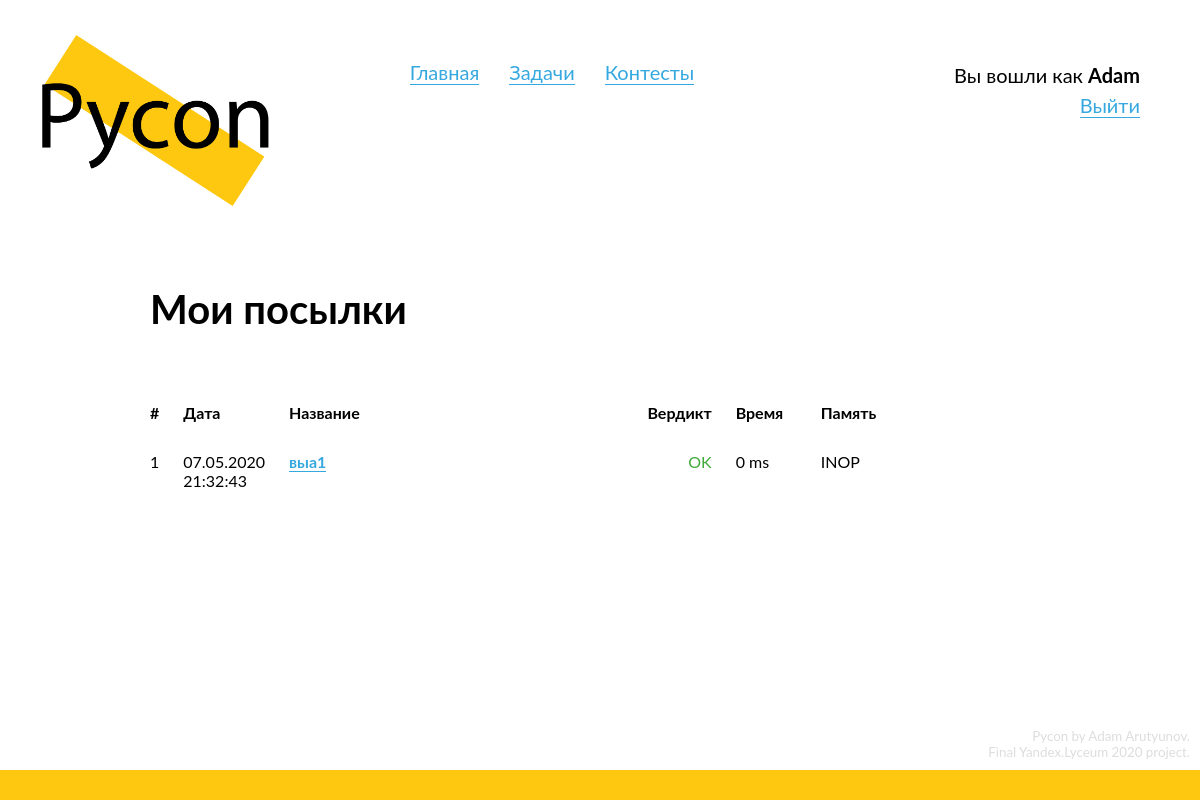
Before: /submissions (signed in) with the older database file.
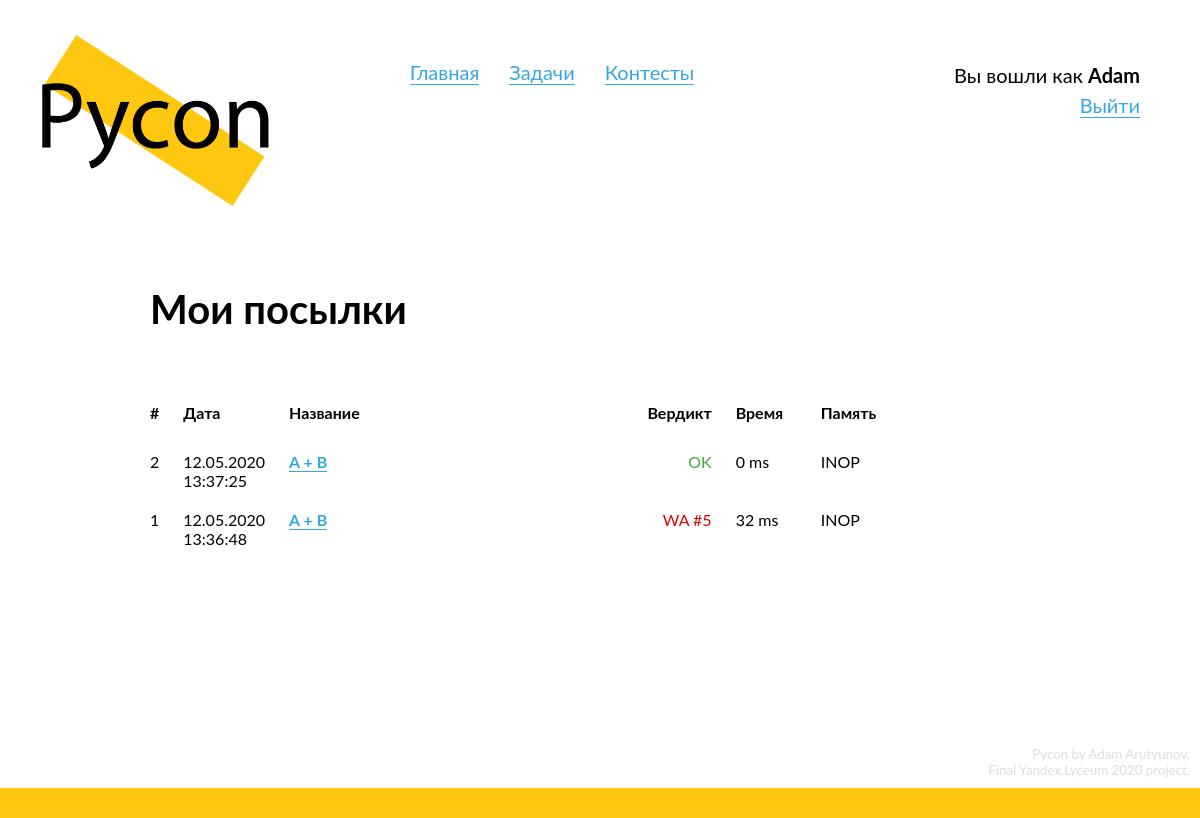
After: the same page with the newer database file.
### data/models/submission.py (models this page shows, shortened)
class Submission(SqlAlchemyBase, SerializerMixin):
    __tablename__ = 'submissions'
    id = Column(Integer, primary_key=True, autoincrement=True)
    submitter_id = Column(Integer, ForeignKey("users.id"))
    submitter = orm.relation("User")
    problem_id = Column(Integer, ForeignKey('problems.id'))
    problem = orm.relation("Problem")
    data = Column(String, nullable=False)
    submit_timestamp = Column(DateTime, default=datetime.datetime.now, nullable=False)
    verdict = Column(String, nullable=True)
    test = Column(Integer, ForeignKey("tests.number"), nullable=True)
    time = Column(Integer, nullable=True)  # Warning, time in ms!
    memory = Column(Integer, nullable=True)  # Warning, memory in KB!

### data/models/problem.py (models this page shows, shortened)
class Problem(SqlAlchemyBase, SerializerMixin):
    __tablename__ = 'problems'
    id = Column(Integer, primary_key=True, autoincrement=True)
    name = Column(String, nullable=True)
    situation = Column(String, nullable=False)
    input_data = Column(String, nullable=True)
    output_data = Column(String, nullable=True)
    tests = orm.relation("Test", back_populates='problem')
    time_limit = Column(Integer, nullable=True)
    memory_limit = Column(Integer, nullable=True)

### Pycon.py (the view)
@app.route('/submissions')
@login_required
def submissions():
    session = db_session.create_session()
    submissions = session.query(Submission).filter(Submission.submitter == current_user)\
                  .order_by(Submission.id.desc()).all()
    return render_template('submissions.html', title="Посылки",
                           submissions=submissions)

### Pycon.py (called while the page is built)
@login_manager.user_loader
def load_user(user_id):
    session = db_session.create_session()
    return session.query(User).get(user_id)

### data/db_session.py (called while the page is built)
def create_session() -> Session:
    global __scoped_session
    return __scoped_session

### templates/submissions.html (shortened to what this page needs)
{% extends "base.html" %}
{% block content %}
  <div class="content-header">
    <h2>
      Мои посылки
    </h2>
  </div>
  <div class="content-block">
    {% if submissions %}
      <table class="submissions-table">
        <tr>
          <th class="id-td">
            <span>
              #
            </span>
          </th>
          <th class="timestamp-td">
            <span>
              Дата
            </span>
          </th>
          <th class="problemname-td">
            <span>
              Название
            </span>
          </th>
          <th class="verdict-td">
            <span>
              Вердикт
            </span>
          </th>
          <th class="time-td">
            <span>
              Время
            </span>
          </th>
          <th class="memory-td">
            <span>
              Память
            </span>
          </th>
        </tr>
        {% for submission in submissions %}
          <tr>
            <td class="id-td">
              {{ submission.id }}
            </td>
            <td class="timestamp-td">
              {{ submission.submit_timestamp.strftime("%d.%m.%Y<br>%H:%M:%S")|safe }}
            </td>
            <td class="problemname-td">
              <a href="/problems/{{ submission.problem.id }}">{{ submission.problem.name }}</a>
            </td>
            <td class="verdict-td">
              {% if submission.verdict == None %}
                <span class="verdict-neutral">
                  Отправлено на проверку
                </span>
              {% elif submission.verdict == 'OK' %}
                <span class="verdict-good">
                  {{ submission.verdict }}
                </span>
              {% else %}
                <span class="verdict-bad">
                  {{ submission.verdict }} #{{ submission.test }}
                </span>
              {% endif %}
            </td>
            <td class="time-td">
              <span>
                {{ submission.time if submission.time else 0 }} ms
              </span>
            </td>
            <td class="memory-td">
              <span>
                INOP
              </span>
            </td>
          </tr>
        {% endfor %}
      </table>
    {% endif %}
  </div>
{% endblock %}

Changed rows visible on the page:
added Submission: id "2", submit_timestamp "12.05.2020 13:37:25", problem.name "A + B", verdict "OK", time "0"
changed Submission id 1: submit_timestamp "07.05.2020 21:32:43" → "12.05.2020 13:36:48"; problem.name "выа1" → "A + B"; test (not shown) → "5"; time "0" → "32"; verdict "OK" → "WA"
